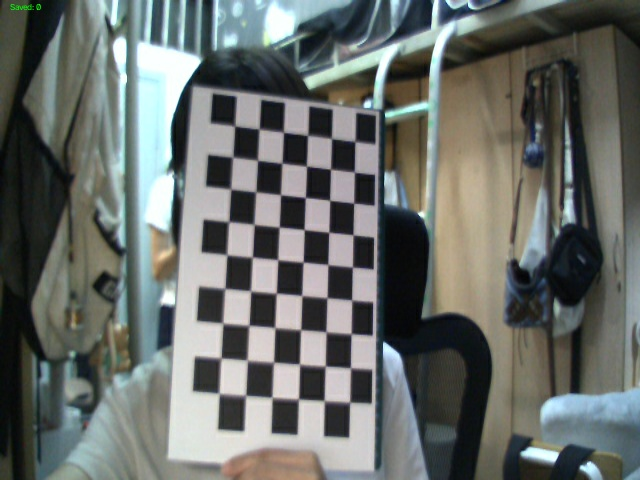
#> input picture python_code/5-calibration/camera_calib_images/calib_001.jpg, 640 x 480 px, given in place of the camera
$ python main.py
#> lines starting #> are read from the running program, lines starting #| are printed output that depends on the picture; after the words box and inside, x2 and y2 are one past the last pixel; in counts of white or black regions, pixels touching at a corner belong together
#> in vision_loop, frame is the input picture: shape (480, 640, 3); mean B, G, R 104.8, 108.4, 104.1
### python_code/detection/frame_process.py
import numpy as np
import time
import cv2
import numpy
import threading

FRAME_SIZE = (640,360)
INVALID_POS = 0xFFFF
FPS_POS = (10,30)
MIN_COUNTOUR_AREA = 500

lost_count = 0
running = True
exit = False
# ================= HSV =================
#HSV 空间中，色调（H）的标准范围通常是 0 ~ 180
# OpenCV 特例，为了能用 8 位无符号整型 uchar 存储 360 度
# 饱和度（S）和明度（V）的范围是 0 ~ 255
LOWER_RED = np.array([0, 100, 100])
UPPER_RED = np.array([10, 255, 255])

LOWER_YELLOW = np.array([20, 100, 100])
UPPER_YELLOW = np.array([30, 255, 255])

LOWER_GREEN = np.array([35, 60, 60])
UPPER_GREEN = np.array([80, 255, 255])

# 退出逻辑
# [8 lines left out: function exit_program, not called in this run]

# 标记画面
def draw_center_cross(frame, arm_length=15, thickness=2):
#> called with arm_length = 15, thickness = 2
    h, w = frame.shape[:2] #取图像数组 shape 的前两个维度，分别赋值给高和宽
#> h = 480; w = 640
    cx, cy = w // 2, h // 2
#> cx = 320; cy = 240
    cv2.line(frame, (cx - arm_length, cy), (cx + arm_length, cy), (0,0,0), thickness)
#> frame: shape (480, 640, 3); 0.03% of pixels changed, all inside (x1, y1, x2, y2) = (304, 239, 337, 242)
    cv2.line(frame, (cx, cy - arm_length), (cx, cy + arm_length), (0,0,0), thickness)
#> frame: shape (480, 640, 3); mean B, G, R 104.8, 108.4, 104

# 计算帧率
def get_fps(prev_time):
    current_time = cv2.getTickCount()
    delta_time = (current_time - prev_time) / cv2.getTickFrequency()
    fps = 1 / delta_time if delta_time > 0 else 0
    return int(fps), current_time

# 检测流程
def vision_loop():
    try:
        cap = cv2.VideoCapture(1)
        if not cap.isOpened():
            raise RuntimeError("摄像头打开失败:请检查摄像头是否接入/被占用")

        kernel = np.ones((5, 5), np.uint8)
        prev_time = cv2.getTickCount()

        valid_points = []   # 有效坐标

        while cap.isOpened() and running:
            ret, frame = cap.read()

            if not ret:
                print("视频读取失败")
                continue

            draw_center_cross(frame)

            fps, prev_time = get_fps(prev_time)
            cv2.putText(
                frame, f"fps:{fps}", FPS_POS,
                cv2.FONT_HERSHEY_SIMPLEX, 0.7, (0, 255, 255), 2
            )
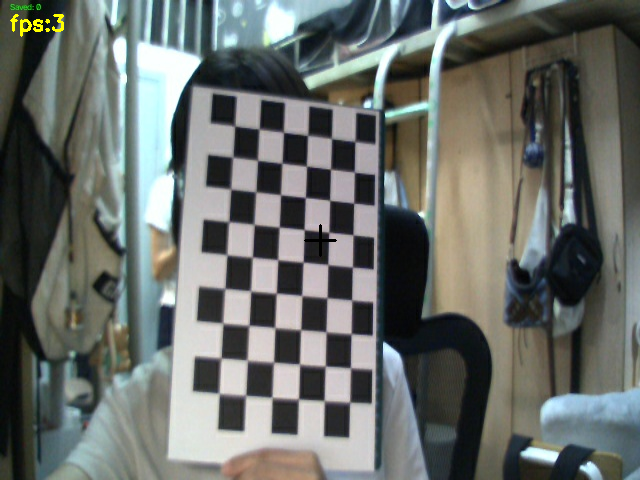
#> frame: shape (480, 640, 3); mean B, G, R 104.7, 108.6, 104.3

            frame_hsv = cv2.cvtColor(frame, cv2.COLOR_BGR2HSV)
#> frame_hsv: shape (480, 640, 3); mean H, S, V 70, 45.3, 113.4
            mask = cv2.inRange(frame_hsv, LOWER_GREEN, UPPER_GREEN)
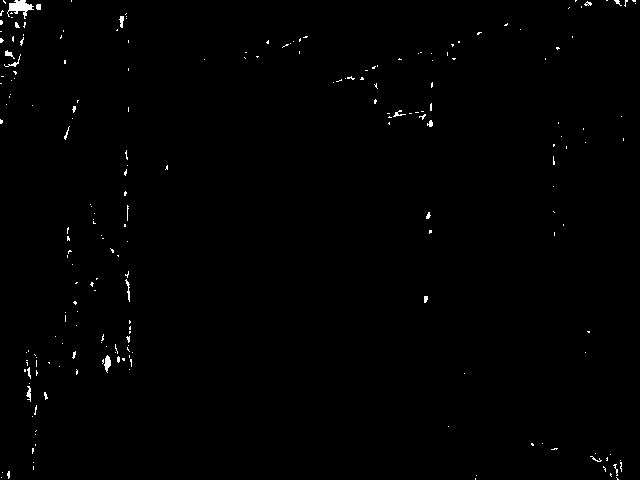
#> mask: shape (480, 640); 0.59% white in thin lines or dots
            mask = cv2.morphologyEx(mask, cv2.MORPH_OPEN, kernel)
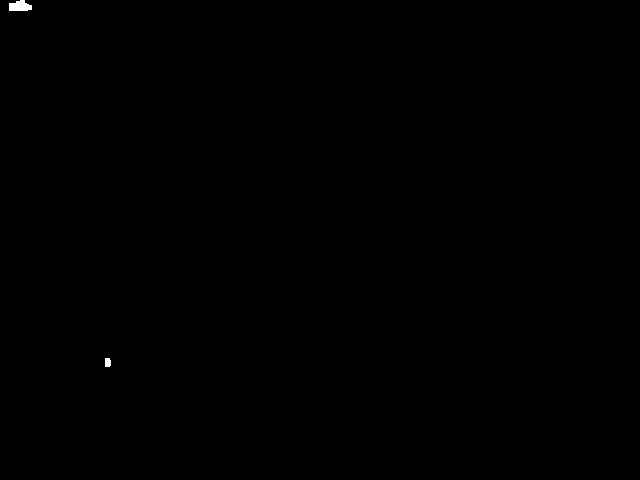
#> mask: shape (480, 640); 0.08% white; 2 white regions, box (x1, y1, x2, y2) and area: (9, 0, 32, 11) 195, (105, 358, 111, 367) 51
            mask = cv2.morphologyEx(mask, cv2.MORPH_CLOSE, kernel)
#> mask: shape (480, 640); 0.08% white; 2 white regions

            contours, _ = cv2.findContours(
                mask, cv2.RETR_EXTERNAL, cv2.CHAIN_APPROX_SIMPLE
            )
#> contours = 2 contours; box (x1, y1, x2, y2) and area: (9, 0, 32, 11) 168, (105, 358, 111, 367) 38

            target_found = False

            if contours:
                max_contour = max(contours, key=cv2.contourArea)
#> max_contour = contour of 16 points, box (x1, y1, x2, y2) (9, 0, 32, 11), area 168

                if cv2.contourArea(max_contour) > MIN_COUNTOUR_AREA:
                    moments = cv2.moments(max_contour)

                    if moments["m00"] != 0:
                        cx = int(moments["m10"] / moments["m00"])
                        cy = int(moments["m01"] / moments["m00"])

                        target_found = True

                        # 只保存有效检测结果
                        valid_points.append((cx, cy))

                        cv2.drawContours(
                            frame, [max_contour], -1, (0, 0, 255), 2
                        )
                        cv2.circle(frame, (cx, cy), 5, (0, 0, 0), -1)

                        cv2.putText(
                            frame,
                            f"Tracking ({cx},{cy})",
                            (cx + 10, cy - 10),
                            cv2.FONT_HERSHEY_SIMPLEX,
                            0.6, (255, 255, 255), 2
                        )

            if not target_found:
                cv2.putText(
                    frame, "TARGET LOST", (200, 240),
                    cv2.FONT_HERSHEY_SIMPLEX, 1, (0, 0, 255), 2
                )

            cv2.putText(
                frame,
                f"Valid samples: {len(valid_points)}/60",
                (10, 60),
                cv2.FONT_HERSHEY_SIMPLEX, 0.7, (0, 255, 255), 2
            )
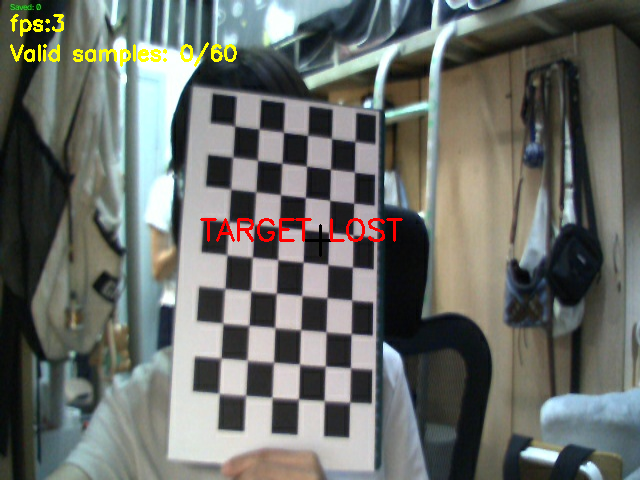
#> frame: shape (480, 640, 3); mean B, G, R 103.5, 108.7, 105.7

            cv2.imshow("frame", frame)

            if cv2.waitKey(1) & 0xFF == ord("q"):
#> (key q is pressed here)
                break

            # 收集满 60 个有效坐标后退出
            if len(valid_points) >= 60:
                break

        cap.release()
        cv2.destroyAllWindows()

        if not valid_points:
            raise RuntimeError("没有检测到有效目标，无法计算平均坐标")

        points = np.asarray(valid_points, dtype=np.float64)
        pixel_x, pixel_y = np.mean(points, axis=0)

        print(f"有效采样数：{len(valid_points)}")
        print(f"平均像素坐标：({pixel_x:.2f}, {pixel_y:.2f})")

        return pixel_x, pixel_y
    except Exception as e:
        print("异常:",e)
        return None, None


# if __name__ == "__main__":
#     pixel_x, pixel_y = vision_loop()

### python_code/detection/main.py
from ble_connect import connect
from plane_constraint import pos_calculate
import asyncio
from frame_process import vision_loop
import time

pos = [0,0,0]
time.sleep(3)  # 等待3秒，确保摄像头初始化完成
try:
    # 获得目标像素坐标
    pixel_x, pixel_y = vision_loop()

    if pixel_x is None or pixel_y is None:
        print("视觉采集失败，不继续下发坐标！")
    else:
        pos = pos_calculate((pixel_x,pixel_y))
        if pos is None:
            print("pos计算错误,不发送坐标")
        else:
            asyncio.run(connect(pos[0],pos[1],pos[2]))

except Exception as e:
    print("异常:",e)

$ run again, on python_code/5-calibration/camera_calib_images/calib_002.jpg
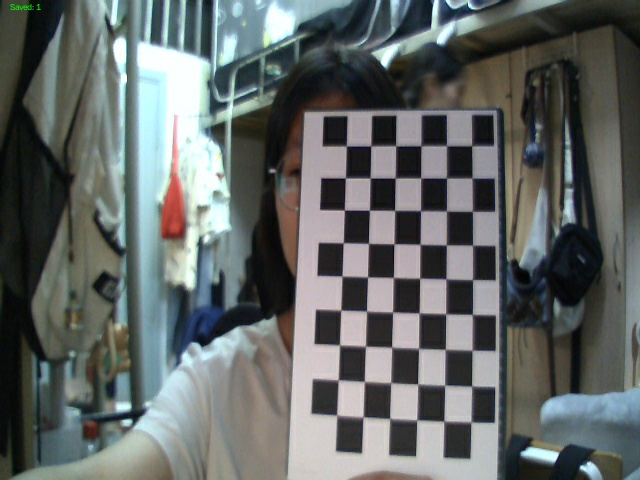
#> input picture python_code/5-calibration/camera_calib_images/calib_002.jpg, 640 x 480 px, given in place of the camera
#> in vision_loop, frame is the input picture: shape (480, 640, 3); mean B, G, R 102.3, 103.6, 98.6
#> frame_hsv: shape (480, 640, 3); mean H, S, V 75.3, 45.2, 109
#> in vision_loop, `mask = cv2.inRange(frame_hsv, LOWER_GREEN, UPPER_GREEN)`:
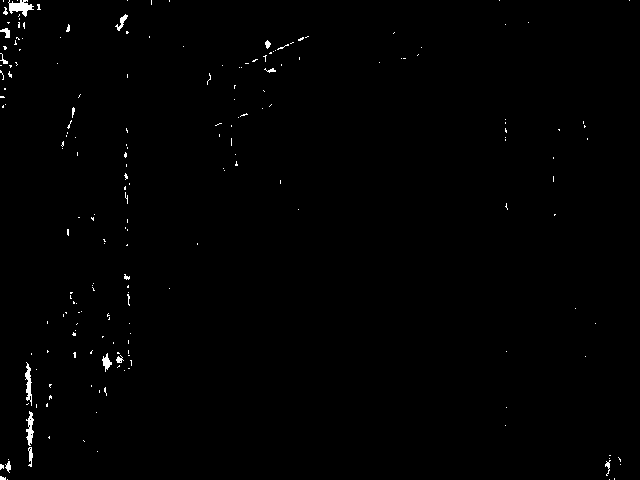
#> mask: shape (480, 640); 0.62% white; 198 white regions (181 under 20 px), largest, box (x1, y1, x2, y2) and area: (8, 0, 34, 17) 230, (25, 362, 32, 406) 162, (26, 411, 34, 446) 154
#> contours = 4 contours, 2 with area under 20; largest, box (x1, y1, x2, y2) and area: (9, 3, 32, 11) 143, (103, 358, 110, 367) 45
#> max_contour = contour of 9 points, box (x1, y1, x2, y2) (9, 3, 32, 11), area 143
#> in vision_loop, `cv2.putText( frame, f"Valid samples: {len(valid_points)}/60", (10, 60)..`:
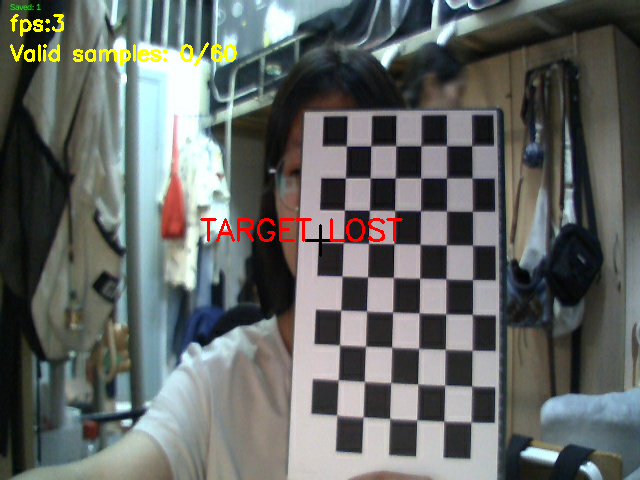
#> frame: shape (480, 640, 3); mean B, G, R 100.8, 103.8, 100.1

$ run again, on python_code/5-calibration/camera_calib_images/calib_003.jpg
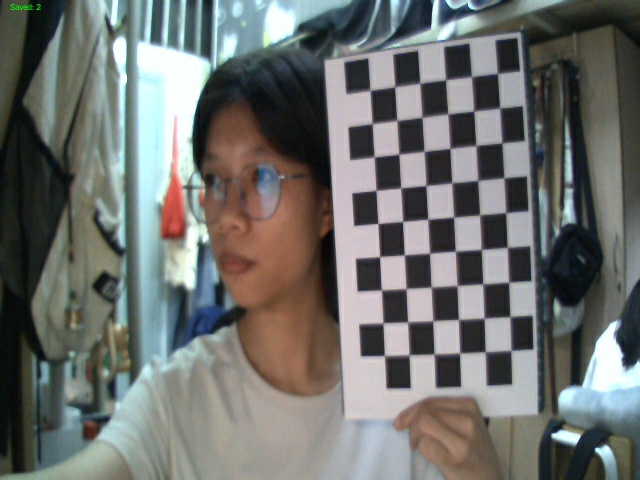
#> input picture python_code/5-calibration/camera_calib_images/calib_003.jpg, 640 x 480 px, given in place of the camera
#> in vision_loop, frame is the input picture: shape (480, 640, 3); mean B, G, R 109.5, 112.2, 110.4
#> frame_hsv: shape (480, 640, 3); mean H, S, V 73.2, 47.7, 120.2
#> in vision_loop, `mask = cv2.inRange(frame_hsv, LOWER_GREEN, UPPER_GREEN)`:
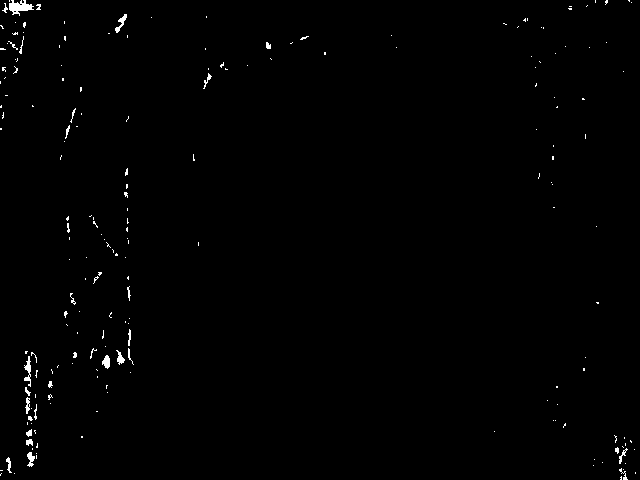
#> mask: shape (480, 640); 0.67% white in thin lines or dots
#> contours = 4 contours, 1 with area under 20; largest, box (x1, y1, x2, y2) and area: (9, 3, 32, 11) 135, (104, 358, 110, 367) 40, (118, 357, 124, 363) 24
#> max_contour = contour of 11 points, box (x1, y1, x2, y2) (9, 3, 32, 11), area 135
#> in vision_loop, `cv2.putText( frame, f"Valid samples: {len(valid_points)}/60", (10, 60)..`:
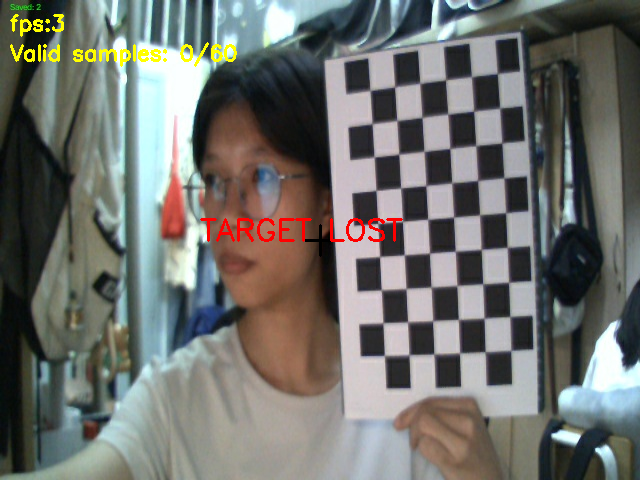
#> frame: shape (480, 640, 3); mean B, G, R 108.1, 112.4, 111.7

$ run again, on python_code/5-calibration/camera_calib_images/calib_004.jpg
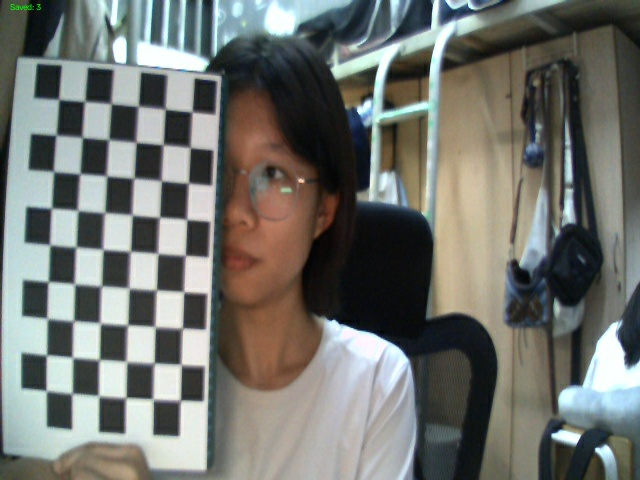
#> input picture python_code/5-calibration/camera_calib_images/calib_004.jpg, 640 x 480 px, given in place of the camera
#> in vision_loop, frame is the input picture: shape (480, 640, 3); mean B, G, R 110.3, 115.3, 113.2
#> frame_hsv: shape (480, 640, 3); mean H, S, V 62.8, 50.5, 122.7
#> in vision_loop, `mask = cv2.inRange(frame_hsv, LOWER_GREEN, UPPER_GREEN)`:
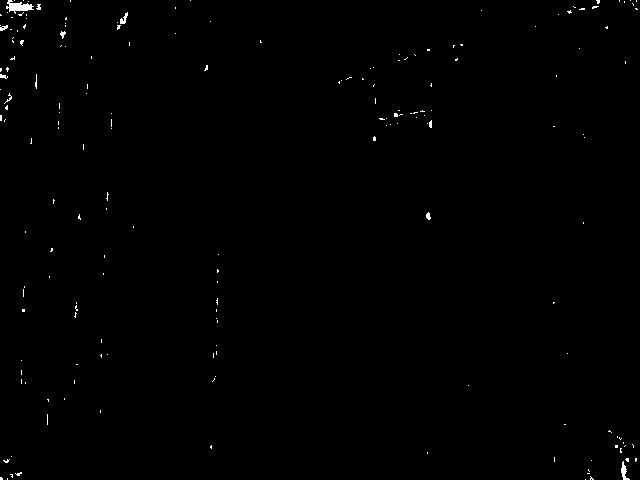
#> mask: shape (480, 640); 0.4% white in thin lines or dots
#> contours = 2 contours, 1 with area under 20; largest, box (x1, y1, x2, y2) and area: (9, 3, 32, 11) 138
#> max_contour = contour of 10 points, box (x1, y1, x2, y2) (9, 3, 32, 11), area 138
#> in vision_loop, `cv2.putText( frame, f"Valid samples: {len(valid_points)}/60", (10, 60)..`:
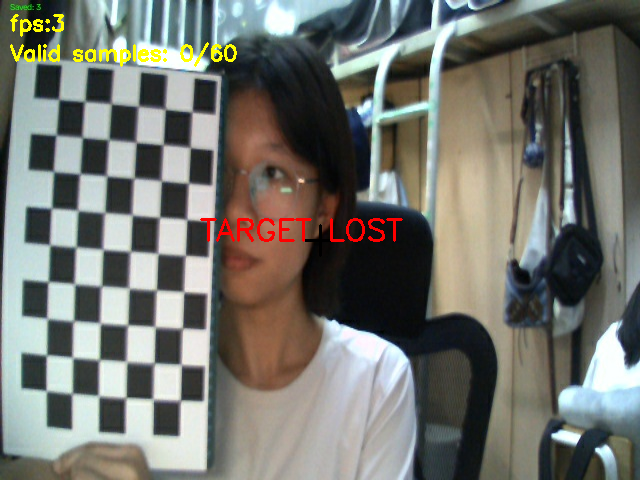
#> frame: shape (480, 640, 3); mean B, G, R 109.2, 115.8, 114.9
